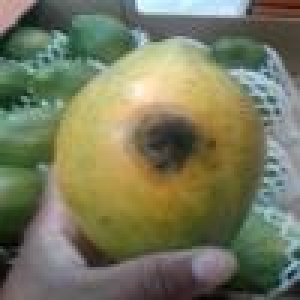
#> input picture Augmentation/Raw DataSet/Diseased/TR000016-1.jpg, 100 x 100 px, found by its file name (shown 3 times larger); its folder holds only this picture in this run
$ jupyter execute --allow-errors Fuzzy_RF.ipynb
#> lines starting #> are read from the running program, lines starting #| are printed output that depends on the picture
[cell 1]
import os
import cv2
import numpy as np
import pandas as pd
import matplotlib.pyplot as plt
import seaborn as sns
from skimage.io import imread
from skimage.transform import resize
from sklearn.model_selection import train_test_split
from sklearn.metrics import (
    accuracy_score, classification_report, confusion_matrix,
    precision_score, recall_score, f1_score
)

from skimage import io, color
from sklearn.preprocessing import MinMaxScaler
from sklearn.ensemble import RandomForestClassifier

import skfuzzy as fuzz

### Data loading and FCM preprocessing

[cell 2]
categories = ['Diseased', 'Healthy']
train_dir = '..\\Augmentation\\Augmented DataSet\\Train'
test_dir  = '..\\Augmentation\\Augmented DataSet\\Test'


def load_split(base_dir, categories):
#> called with base_dir = '..\\Augmentation\\Augmented DataSet\\Train'
    features_list, labels_list = [], []
    for lbl, cat in enumerate(categories):
        print(f'Loading: {cat} from {base_dir}')
        folder = os.path.join(base_dir, cat)
        for fname in os.listdir(folder):
            img = io.imread(os.path.join(folder, fname))
#> img is the input picture: shape (100, 100, 3); mean R, G, B 118.8, 120.6, 93.8
            gray = color.rgb2gray(img)
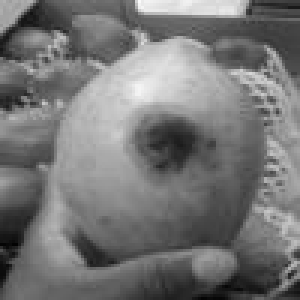
#> gray: shape (100, 100) float64 (shown 3 times larger); min 0.0151, max 0.981, mean 0.464
            resized = resize(gray, (64, 64))
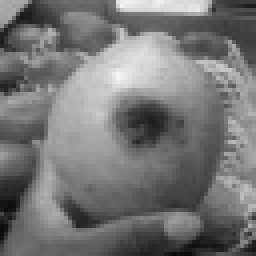
#> resized: shape (64, 64) float64 (shown 4 times larger); min 0.0404, max 0.956, mean 0.464
            features_list.append(resized.flatten())
            labels_list.append(lbl)
        print(f'Done: {cat}')
    return np.array(features_list), np.array(labels_list)

#> (the rest of this cell did not finish here and is left out)

### Fuzzy C-Means Clustering

[cell 3]
scaler = MinMaxScaler()
#> (the rest of this cell did not finish here and is left out)

### Random Forest Classifier

[cell 4]
rf = RandomForestClassifier(
    n_estimators=100, min_samples_split=12,
    min_samples_leaf=5, max_features='log2', random_state=42
)
#> (the rest of this cell did not finish here and is left out)

### Confusion Matrix

#> (a cell that did not finish here is left out)

### Live Prediction on Sample Papaya Image

[cell 6]
sample_dir = os.path.join(test_dir, 'Diseased')
#> (the rest of this cell did not finish here and is left out)

## Insights

- **Strong Overall Performance**: This combination achieved a solid Test Accuracy of **~91.4%** with a Train Accuracy of **~96.8%**. The relatively small gap between train and test accuracy indicates the model generalizes well and is not heavily overfitting.
- **Balanced Precision and Recall**: With both precision and recall sitting around **91.5% - 91.4%**, the model effectively balances finding true positives while minimizing false alarms, which is crucial for reliable disease detection.
- **Production Readiness**: Because this pipeline uses simple grayscale resizing combined with shallow machine learning (FCM + RF), it is highly interpretable, lightweight, and fast for inference, making it an excellent candidate for live deployment.

[cell 7]
from sklearn.base import BaseEstimator, TransformerMixin
from sklearn.pipeline import Pipeline, FeatureUnion
from sklearn.ensemble import RandomForestClassifier


class FuzzyCMeansFeaturizer(BaseEstimator, TransformerMixin):
    """Turns raw pixel vectors into FCM membership features."""
    def __init__(self, n_clusters=2, m=2.0, maxiter=100, error=0.005):
        self.n_clusters = n_clusters
        self.m = m
        self.maxiter = maxiter
        self.error = error

    def fit(self, X, y=None):
        self.scaler_ = MinMaxScaler()
        X_scaled = self.scaler_.fit_transform(X)
        self.cntr_, _, _, _, _, _, _ = fuzz.cluster.cmeans(
            X_scaled.T, self.n_clusters, self.m,
            maxiter=self.maxiter, error=self.error
        )
        return self

    def transform(self, X):
        X_scaled = self.scaler_.transform(X)
        u, _, _, _, _, _ = fuzz.cluster.cmeans_predict(
            X_scaled.T, self.cntr_, self.m,
            maxiter=self.maxiter, error=self.error
        )
        return u.T   # shape: (n_samples, n_clusters)


class PassthroughTransformer(BaseEstimator, TransformerMixin):
    """Passes raw pixel features through unchanged."""
    def fit(self, X, y=None):
        return self
    def transform(self, X):
        return X


#  raw pixels + FCM membership into one feature set
feature_union = FeatureUnion([
    ('raw_pixels', PassthroughTransformer()),
    ('fuzzy_membership', FuzzyCMeansFeaturizer(n_clusters=2))
])

# pipeline
fuzzy_rf_pipeline = Pipeline([
    ('features', feature_union),
    ('rf', RandomForestClassifier(n_estimators=100, min_samples_split=12,
                                    min_samples_leaf=5, max_features='log2',
                                    random_state=42))])

#> (a cell that did not finish here is left out)

#> (a cell that did not finish here is left out)

[cell 10]
import joblib
joblib.dump(fuzzy_rf_pipeline, 'model.pkl')

[cell 11]
import random
categories = ['Diseased', 'Healthy']


sample_dir = os.path.join(test_dir, 'Diseased')
sample_file = random.choice(os.listdir(sample_dir))
sample_path = os.path.join(sample_dir, sample_file)

sample_img = imread(sample_path)

plt.imshow(sample_img)
plt.axis('off')
plt.title('Original Papaya Image')
plt.show()


gray_sample = cv2.cvtColor(sample_img, cv2.COLOR_BGR2GRAY)
blurred_sample = cv2.GaussianBlur(gray_sample, (7, 7), 0)
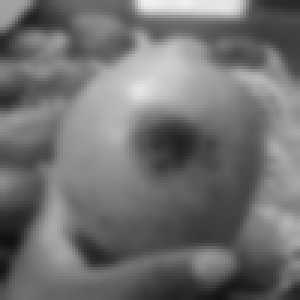
#> blurred_sample: shape (100, 100) (shown 3 times larger); min 17, max 241, mean 112.3
resized_sample = resize(blurred_sample, (64, 64))

plt.imshow(resized_sample, cmap='gray')
plt.axis('off')
plt.title('Preprocessed Image')
plt.show()


raw_vec = resized_sample.flatten().reshape(1, -1)

#> (the rest of this cell did not finish here and is left out)
